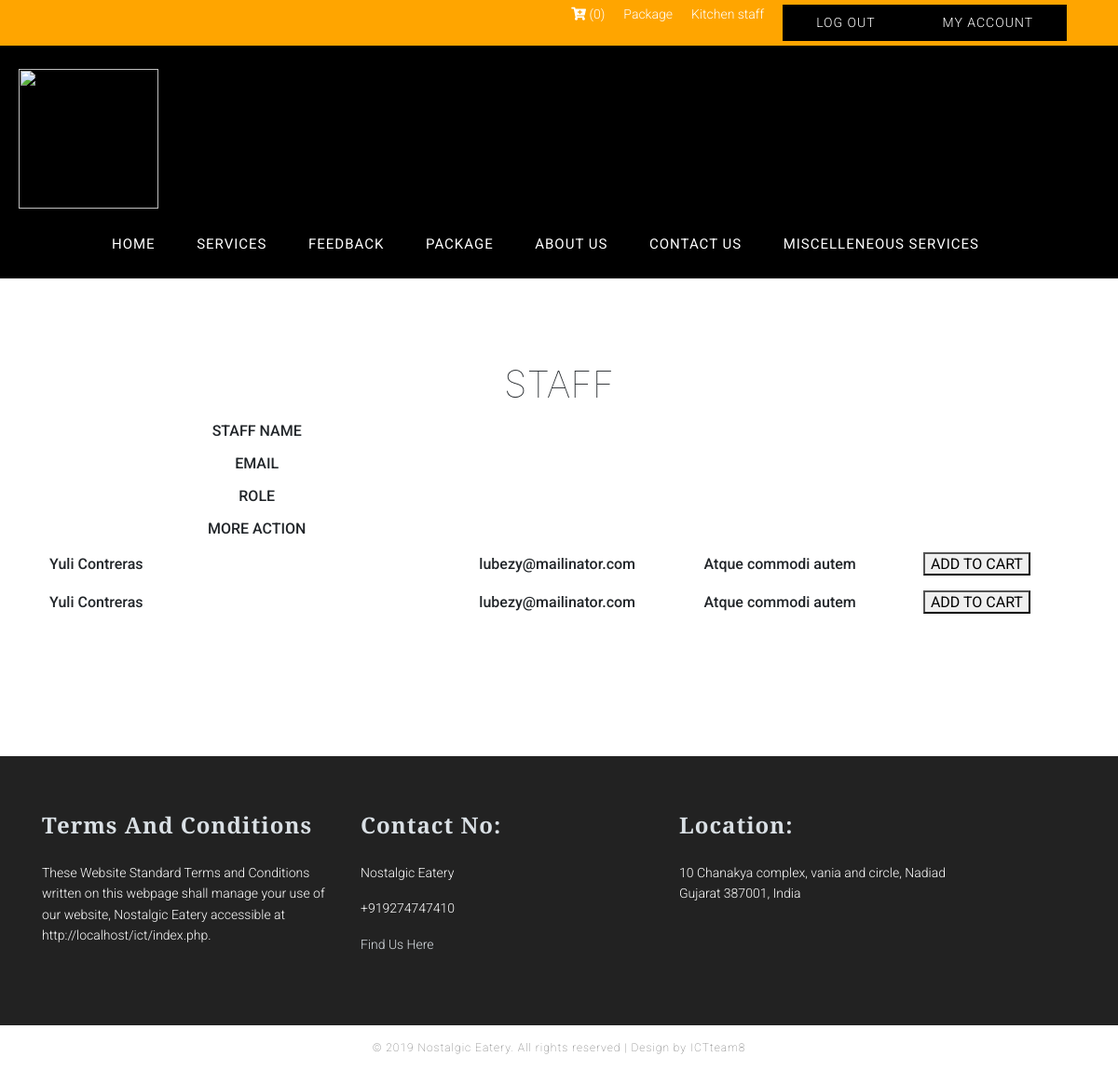
The page /service_lists.php (signed in) on the database its author committed.
### tables this page shows
CREATE TABLE `services` (
  `id` int(11) NOT NULL,
  `service_type_id` int(11) UNSIGNED DEFAULT NULL,
  `staff_name` varchar(255) DEFAULT NULL,
  `staff_email` varchar(255) DEFAULT NULL,
  `staff_role` varchar(255) DEFAULT NULL,
  `descriptions` longtext DEFAULT NULL,
  `price` varchar(255) DEFAULT NULL,
  `created_at` datetime NOT NULL DEFAULT current_timestamp(),
  `experience` varchar(255) DEFAULT NULL,
  `skills` varchar(255) DEFAULT NULL
);

### server.php (called while the page is built, shortened)
<?php
$servername = "localhost";
$username = "root";
$password = "";
$db = "ictatjcu_cons2";
$conn = mysqli_connect($servername, $username, $password, $db);
function print_service_by_service_id($id = null)
{
	global $conn;
	$table = "services";
	$query = "SELECT * FROM " . $table;
	$query .= " order by id DESC";
	$query = mysqli_query($conn, $query);
	return  mysqli_fetch_all($query, MYSQLI_ASSOC);
}
?>

### service_lists.php (the view, shortened to what this page needs)
<?php include('server.php'); ?>
<html>
	<head>
		<?php require_once 'include/header_css.php'; ?>
	</head>
	<body>
<div id="wrapper">
	<?php include("include/nav.inc"); ?>
	<div class="services">
		<div class="container">
			<h1 style="text-align:center">STAFF</h1>
			<table width="100%">
				<tr>
					<th>STAFF NAME </th>
					<th> EMAIL </th>
					<th> ROLE</th>
					<th>MORE ACTION</th>
				</tr>
				<?php
					$servicetype_id = "";
					$service_lists = print_service_by_service_id($servicetype_id);
					if (count($service_lists) > 0) {
					foreach ($service_lists as $service_list) { ?>
						<tr>
							<td> <?php echo $service_list["staff_name"]?></td>
							<td> <?php echo $service_list["staff_email"]?></td>
							<td> <?php echo $service_list["staff_role"]?></td>
							<td><button>ADD TO CART</button></td>
						</tr>
					<?php }
					}
					?>
			</table>
</div>
			</div>
		</div>
<?php include("include/footer.inc") ?>
</body>
</html>

### style.css (style rules this page uses)
* { margin:0; padding:0; font-family: verdana; scroll-behavior:smooth; }
body { background:#fff;padding: 0px;margin: 0px; }
#wrapper { width: 100%;float: left;margin-top: 0; }
.services { width: 100%;float: left;padding:90px 0px; }
table { border-collapse:collapse; width:100%; margin-bottom:5%; }
td,th { text-align:center; padding:8px;font-family: "Roboto", sans-serif;font-weight: 500; width: 100%; float: left; }
.container { width: 1170px;margin: 0 auto; }
body { font-family: $font-default; font-weight: 100; }
h1 { font-weight: 100; }
#kitchen_stat th, td { width: auto; float: none; text-align: left; }

### rows shown on the page
services: staff_name "Yuli Contreras", staff_email "lubezy@mailinator.com", staff_role "Atque commodi autem"
services: staff_name "Yuli Contreras", staff_email "lubezy@mailinator.com", staff_role "Atque commodi autem"

### other values the page prints
$cart_count "0"
